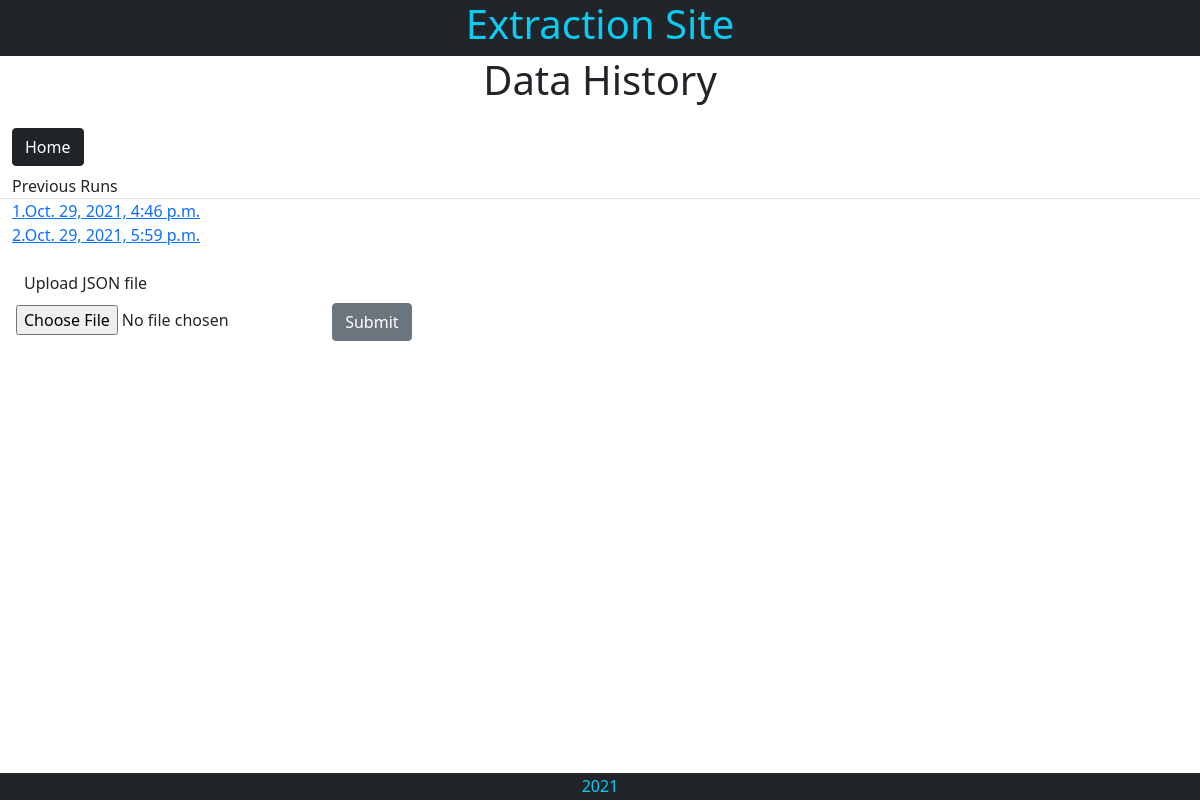
The app's page /data_view, older data.
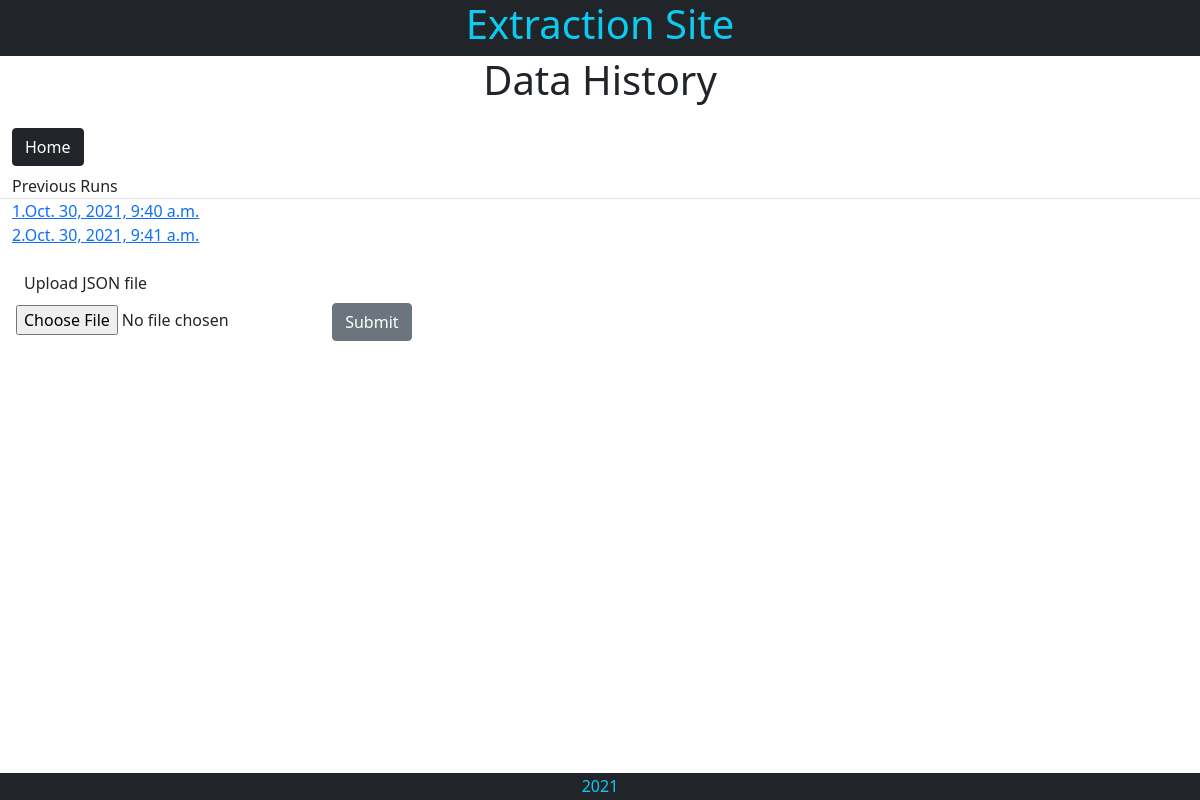
The same page, newer data.
### home/models.py (models this page shows, shortened)
class HistoryJson(models.Model):
    class Meta:
        verbose_name_plural = "History_JSON"
    created_at = models.DateTimeField(auto_now_add=True)
    product_json = models.TextField()

### home/views.py (the view, shortened to what this page needs)
# urls.py: path('data_view', views.data_view, name='data_view'),
def data_view(request):
    history = HistoryJson.objects.all()
    context = {
        'history': history,
    }
    return render(request, 'home/data_view.html', context)

### home/templates/home/data_view.html (shortened to what this page needs)
{% extends "base.html" %}
{% load static %}
{% block extra_css %}
    <link rel="stylesheet" href="{% static 'home/css/home.css' %}">
{% endblock %}
{% block content %}
    <div class="h1 text-center">Data History</div>
    <div class="row m-0">
        <div class="col-12 mt-3">
            <a class="btn btn-dark h1" href="{% url 'home' %}">Home</a>
        </div>
        <div class="col-12 border-bottom">Previous Runs</div>
        {% for result in history %}
            <a href="{% url 'previous_run' run_id=result.id %}">{{ forloop.counter }}.{{ result.created_at }}</a>
        {% endfor %}
    </div>
    <div class="data-form p-3">
        <div class="col-12 m-2">Upload JSON file</div>
        <form action="#" method="POST" id="data-form" enctype="multipart/form-data">
            <input type="file" id="myFile" name="filename" required>
            <button class="btn btn-secondary" type="submit" form="data-form">Submit</button>
        </form>
    </div>
{% endblock %}

Row changes from the older to the newer data that the page shows:
removed HistoryJson: created_at "Oct. 29, 2021, 4:46 p.m."
removed HistoryJson: created_at "Oct. 29, 2021, 5:59 p.m."
added HistoryJson: created_at "Oct. 30, 2021, 9:40 a.m."
added HistoryJson: created_at "Oct. 30, 2021, 9:41 a.m."
